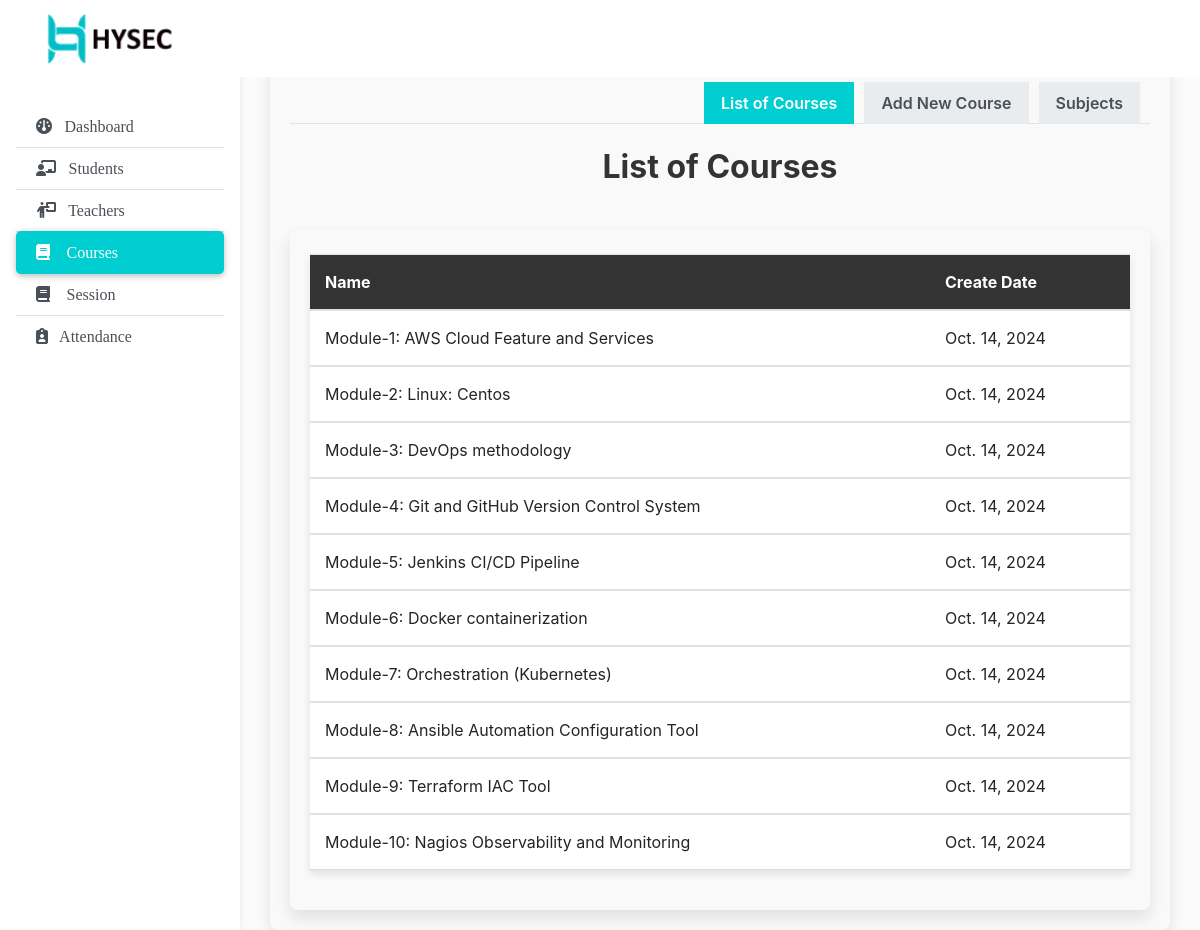
Screenshot of /courses with the database file from the repository.
### home/models.py (models this page shows, shortened)
class Course(models.Model):
    name = models.CharField(max_length=120)
    date = models.DateField(default=now)

### home/views.py (the view)
# urls.py: path('courses',views.course,name='courses'),
def course(request):
     cc= Course.objects.all()
     context = {'cc':cc}
     return render(request,'courses.html',context)

### templates/courses.html (shortened to what this page needs)
{% extends "teachers.html" %}
{% block body %}
<ul class="nav nav-tabs justify-content-end">
    <li class="nav-item">
        <a class="nav-link active" aria-current="page" href="/courses">List of Courses</a>
    </li>
    <li class="nav-item">
        <a class="nav-link" href="/addcourses">Add New Course</a>
    </li>
    <li class="nav-item">
        <a class="nav-link" aria-current="page" href="/subjects">Subjects</a>
    </li>
</ul>
<h1 class="text-center py-4">List of Courses</h1>
<div class="container py-4">
    <table class="table">
        <thead>
            <tr>
                <th scope="col">Name</th>
                <th scope="col">Create Date</th>
            </tr>
        </thead>
        {% for Course in cc %}
        <tbody>
            <tr>
                <td>{{ Course.name }}</td>
                <td>{{ Course.date }}</td>
            </tr>
        </tbody>
        {% endfor %}
    </table>
</div>
{% endblock body %}

### templates/teachers.html (shortened to what this page needs)
<!doctype html>
<html lang="en">
  <head>
    <link rel="stylesheet" href="https://cdnjs.cloudflare.com/ajax/libs/font-awesome/6.4.2/css/all.min.css"/>
    <link rel="stylesheet" href="https://stackpath.bootstrapcdn.com/bootstrap/4.4.1/css/bootstrap.min.css">
   </head>
<body>
 {% url "studentdetails" as studentdetails %}
 {% url "home" as home %}
 {% url "teacherdetails" as teacherdetails %}
 {% url "courses" as courses %}
 {% url "attendances" as attendances %}
 {% url "grades" as grades%}
 {% url "sessions" as sessions %}
  <nav
       id="sidebarMenu"
       class="collapse d-lg-block sidebar collapse bg-white"
       >
    <div class="position-sticky py-4">
      <div class="list-group list-group-flush mx-3 mt-4">
        <a
           href="/"
           class="list-group-item list-group-item-action py-2 ripple {% if request.path == home %} active {% endif %}}"
           >
           <i class="fa-solid fa-gauge"></i>
          <span style="font-family:verdana;">&nbsp Dashboard</span>
        </a>
        <a
           href="/studentdetails"
           class="list-group-item list-group-item-action py-2 ripple {% if request.path == studentdetails %} active {% endif %} "
           >
           <i class="fa-solid fa-chalkboard-user"></i>
           <span style="font-family:verdana;">&nbsp Students</span>
        </a>
        <a
           href="/teacherdetails"
           class="list-group-item list-group-item-action py-2 ripple {% if request.path == teacherdetails%} active {% endif %}"
           ><i class="fa-solid fa-person-chalkboard"></i>
           </i><span style="font-family:verdana;">&nbsp Teachers</span></a
          >
        <a
           href="/courses"
           class="list-group-item list-group-item-action py-2 ripple {% if request.path == courses%} active {% endif %}"
           ><i class="fa-solid fa-book"></i>
           </i><span style="font-family:verdana;">&nbsp&nbsp Courses</span></a
          >
          <a
           href="/sessions"
           class="list-group-item list-group-item-action py-2 ripple {% if request.path == sessions%} active {% endif %}"
           ><i class="fa-solid fa-book"></i>
           </i><span style="font-family:verdana;">&nbsp&nbsp Session</span></a
          >
        <a
           href="/attendances"
           class="list-group-item list-group-item-action py-2 ripple {% if request.path == attendances %} active {% endif %}"
           ><i class="fa-solid fa-clipboard-user"></i><span style="font-family:verdana;">&nbsp&nbsp Attendance</span></a
          >
      </div>
    </div>
  </nav>
  <nav
       id="main-navbar"
       class="navbar navbar-expand-lg fixed-top"
       style="background-color: #ffffff;"
       >
    <div class="container-fluid">
      <a class="navbar-brand" href="#">
        <img
             src="/static/img/logo.png"
             height="auto"
             alt=""
             width="200"
             loading="lazy"
             />
      </a>
    </div>
  </nav>
<main style="margin-top: 58px">
  <div class="container pt-4">
{% block body %}
{% endblock body %}
  </div>
</main>
</body>
   </body>
</html>

### templates/teachers.html (style rules this page uses)
body { background-color: #fbfbfb; }
@media (min-width: 991.98px) { main { padding-left: 240px; } }
.sidebar { position: fixed; top: 0; bottom: 0; left: 0; padding: 58px 0 0; box-shadow: 0 2px 5px 0 rgb(0 0 0 / 5%), 0 2px 10px 0 rgb(0 0 0 / 5%); width: 240px; z-index: 600; }
.sidebar .active { border-radius: 5px; box-shadow: 0 2px 5px 0 rgb(0 0 0 / 16%), 0 2px 10px 0 rgb(0 0 0 / 12%); background-color:#00CED1; border-color:#00CED1; }

### templates/courses.html (style rules this page uses)
.nav-tabs .nav-link { color: #495057; font-weight: 600; border-radius: 0; background-color: #e9ecef; margin-right: 10px; }
.nav-tabs .nav-link.active { background-color: #00CED1; color: white; border-color: #00CED1; }
h1 { font-size: 32px; font-weight: bold; color: #333; margin-bottom: 20px; }
.container { max-width: 900px; margin: 0 auto; padding: 20px; background-color: #f9f9f9; border-radius: 8px; box-shadow: 0 8px 16px rgba(0, 0, 0, 0.1); }
.table { background-color: white; border-collapse: collapse; width: 100%; box-shadow: 0 4px 8px rgba(0, 0, 0, 0.1); }
.table thead { background-color: #333333; color: white; }
.table th, .table td { padding: 15px; border-bottom: 1px solid #ddd; text-align: left; }

### rows the page displays
Course: name "Module-1: AWS Cloud Feature and Services", date "Oct. 14, 2024"
Course: name "Module-2: Linux: Centos", date "Oct. 14, 2024"
Course: name "Module-3: DevOps methodology", date "Oct. 14, 2024"
Course: name "Module-4: Git and GitHub Version Control System", date "Oct. 14, 2024"
Course: name "Module-5: Jenkins CI/CD Pipeline", date "Oct. 14, 2024"
Course: name "Module-6: Docker containerization", date "Oct. 14, 2024"
Course: name "Module-7: Orchestration (Kubernetes)", date "Oct. 14, 2024"
Course: name "Module-8: Ansible Automation Configuration Tool", date "Oct. 14, 2024"
Course: name "Module-9: Terraform IAC Tool", date "Oct. 14, 2024"
Course: name "Module-10: Nagios Observability and Monitoring", date "Oct. 14, 2024"
